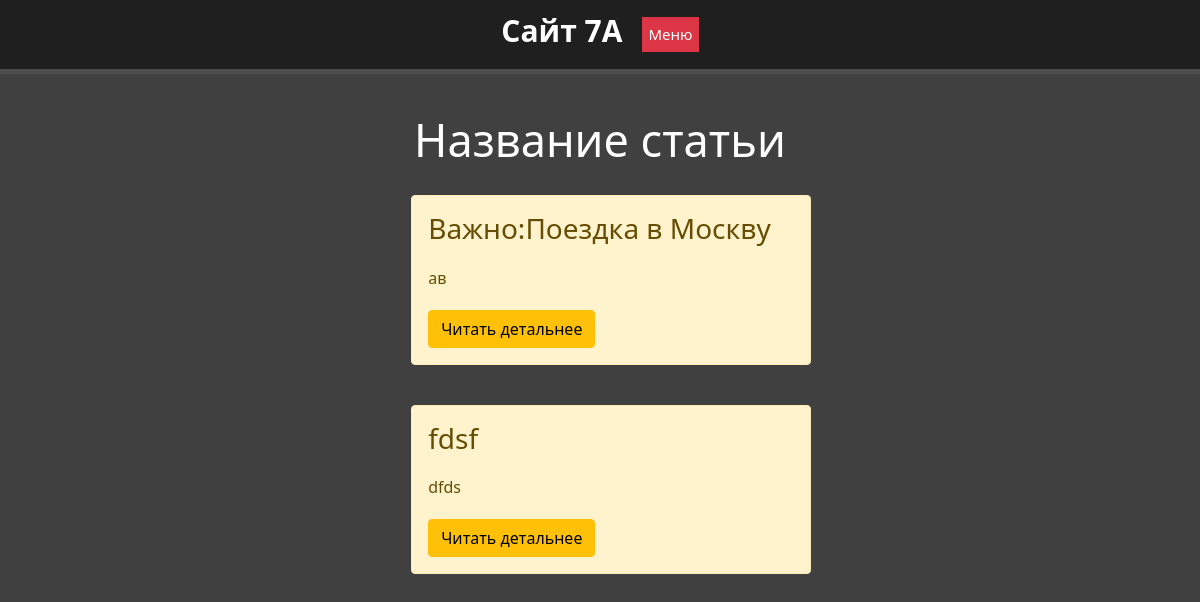
Page /news on the committed database.
### news/models.py (models this page shows, shortened)
class Articles(models.Model):
    title = models.CharField('Название', max_length=50)
    anons = models.CharField('Анонс', max_length=250)
    full_text = models.TextField("Текст")
    date = models.CharField('Дата публикации', default=time, max_length=50)
    class Meta:
        verbose_name = "Новость"

### news/views.py (the view)
# urls.py: path("", views.news_home, name="news_home"),
def news_home(request):
    news = Articles.objects.order_by('-date')
    return render(request, 'news/news.html', {'news': news})

### news/templates/news/news.html (shortened to what this page needs)
{% extends "main/layout.html" %}
{% block content %}
    <div class="features">
        <h1>Название статьи</h1>
        {% if news %}
            {% for el in news %}
                <div class="alert alert-warning">
                    <h3>{{ el.title }}</h3>
                    <p>{{ el.anons }}</p>
                    <a href="{% url "news-detail" el.id%}" class="btn btn-warning">Читать детальнее</a>
                </div>
            {% endfor %}
        {% else %}
            <p>У вас нет записей!</p>
        {% endif %}
    </div>
{% endblock %}

### main/static/main/css/main.css (style rules this page uses)
body { background: #404040; }
a { color: white; text-decoration: none; }
main .features { float: left; color: white; margin-top: 100px; text-align: center; width: 100%; }
main .features h1 { font-size: 45px; text-align: center; margin-top: -61px }
main .features p { ; margin: 20px auto }
.alert-warning { float: left; clear: both; width: 400px; margin: 20px 34%; text-align: left; }

### rows in the picture
Articles: title "Важно:Поездка в Москву", anons "ав"
Articles: title "fdsf", anons "dfds"
